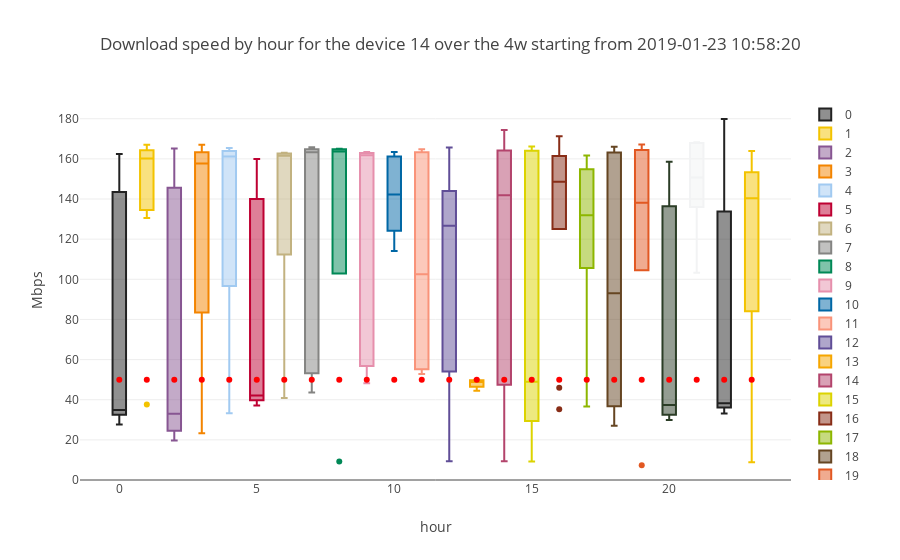

Here is the notebook cell this chart was saved with:
### Code cell
subset=download_df[download_df["SK_PI"]==device_number]
simple_boxplot(dataframe=subset,plot_value='DOWNLOAD',sort_value='hour',
               title="Download speed by hour for the device "+str(device_number)+" over the "+time_interval+" starting from "+starting_point,
               ytitle="Mbps",downloadline=True)

### Figure 1 — Plotly figure (JSON) as saved in the notebook; plotly's stock layout.template omitted (floating-point values rounded to 4 significant figures)
{"data": [{"marker": {"color": "222222"}, "name": 0, "type": "box", "y": [27.6, 162.4, 34.07, 34.89, 137.2]}, {"marker": {"color": "F3C300"}, "name": 1, "type": "box", "y": [167.1, 163.9, 165.3, 163.5, 137.5, 160.1, 135.8, 37.61, 130.6]}, {"marker": {"color": "875692"}, "name": 2, "type": "box", "y": [165.1, 32.95, 139.1, 19.74, 26.2]}, {"marker": {"color": "F38400"}, "name": 3, "type": "box", "y": [162.6, 167.0, 165.7, 152.9, 83.48, 137.6, 23.35, 26.4, 163.3, 162.8]}, {"marker": {"color": "A1CAF1"}, "name": 4, "type": "box", "y": [165.5, 160.0, 162.3, 33.28]}, {"marker": {"color": "BE0032"}, "name": 5, "type": "box", "y": [156.1, 137.6, 43.41, 140.0, 37.13, 160.0, 38.53, 40.91, 40.7, 39.76]}, {"marker": {"color": "C2B280"}, "name": 6, "type": "box", "y": [163.0, 162.6, 136.1, 161.5, 40.8]}, {"marker": {"color": "848482"}, "name": 7, "type": "box", "y": [165.6, 163.8, 163.4, 165.8, 43.57, 164.6, 55.51, 46.28, 139.4]}, {"marker": {"color": "008856"}, "name": 8, "type": "box", "y": [9.16, 164.8, 165, 134.1, 163.7]}, {"marker": {"color": "E68FAC"}, "name": 9, "type": "box", "y": [162, 162.7, 56.69, 163.1, 48.16, 163.4, 161.7, 57.01]}, {"marker": {"color": "0067A5"}, "name": 10, "type": "box", "y": [120.5, 142.2, 160.3, 114.1, 135.2, 161.6, 163.5]}, {"marker": {"color": "F99379"}, "name": 11, "type": "box", "y": [60.67, 163.3, 52.8, 164.8, 144.4, 55.18]}, {"marker": {"color": "604E97"}, "name": 12, "type": "box", "y": [9.37, 163.5, 136.3, 165.7, 126.7, 137.5, 118.9, 55.08, 51.03]}, {"marker": {"color": "F6A600"}, "name": 13, "type": "box", "y": [48.8, 47.13, 49.68, 49.97, 44.42]}, {"marker": {"color": "B3446C"}, "name": 14, "type": "box", "y": [9.34, 163.5, 74.17, 164.8, 164.1, 148.2, 47.47, 135.5, 43.19, 174.4]}, {"marker": {"color": "DCD300"}, "name": 15, "type": "box", "y": [9.21, 163.4, 48.98, 36.09, 166.2]}, {"marker": {"color": "882D17"}, "name": 16, "type": "box", "y": [161.5, 135.6, 141.6, 161.5, 161.4, 125, 45.92, 155.6, 35.27, 171.2]}, {"marker": {"color": "8DB600"}, "name": 17, "type": "box", "y": [128.7, 152.5, 161.7, 131.9, 36.59]}, {"marker": {"color": "654522"}, "name": 18, "type": "box", "y": [165.4, 125.2, 166.1, 163.2, 36.69, 134.4, 37.29, 60.84, 27.03, 31.85]}, {"marker": {"color": "E25822"}, "name": 19, "type": "box", "y": [7.29, 167.2, 136.9, 138.1, 163.4]}, {"marker": {"color": "2B3D26"}, "name": 20, "type": "box", "y": [158.6, 136, 136.9, 41.3, 33.5, 32.92, 29.91, 32.07]}, {"marker": {"color": "F2F3F4"}, "name": 21, "type": "box", "y": [168.3, 167.8, 138.3, 103.2, 163.0, 136.0]}, {"marker": {"color": "222222"}, "name": 22, "type": "box", "y": [38.22, 164.9, 38.26, 35.47, 40.46, 33.15, 179.9]}, {"marker": {"color": "F3C300"}, "name": 23, "type": "box", "y": [8.8, 162.2, 163.9, 144.5, 140.7, 140.1, 32.13, 136.0]}, {"marker": {"color": "red"}, "mode": "markers", "name": "50Mps", "type": "scatter", "x": [0, 1, 2, 3, 4, 5, 6, 7, 8, 9, 10, 11, 12, 13, 14, 15, 16, 17, 18, 19, 20, 21, 22, 23], "y": [50, 50, 50, 50, 50, 50, 50, 50, 50, 50, 50, 50, 50, 50, 50, 50, 50, 50, 50, 50, 50, 50, 50, 50]}], "layout": {"title": "Download speed by hour for the device 14 over the 4w starting from 2019-01-23 10:58:20", "xaxis": {"title": "hour"}, "yaxis": {"rangemode": "tozero", "title": "Mbps"}}}
